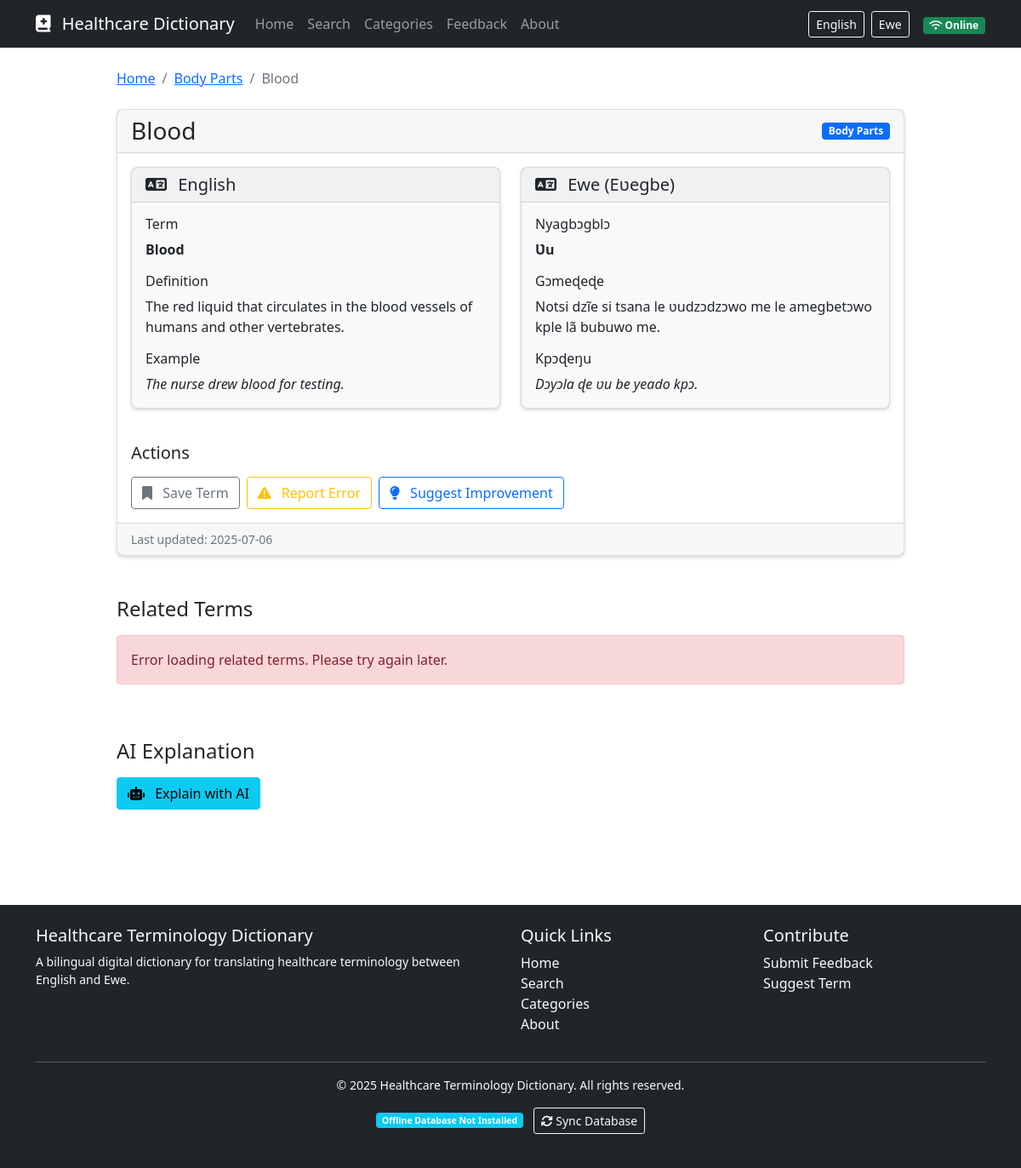
The app's page /term/3 with its own data.
### models.py (models this page shows, shortened)
class Category(db.Model):
    id = db.Column(db.Integer, primary_key=True)
    name_en = db.Column(db.String(100), nullable=False)
    name_ewe = db.Column(db.String(100), nullable=False)
    description_en = db.Column(db.Text)
    description_ewe = db.Column(db.Text)
    terms = db.relationship('Term', backref='category', lazy=True)

class Term(db.Model):
    id = db.Column(db.Integer, primary_key=True)
    term_en = db.Column(db.String(200), nullable=False, index=True)
    term_ewe = db.Column(db.String(200), nullable=False, index=True)
    definition_en = db.Column(db.Text, nullable=False)
    definition_ewe = db.Column(db.Text, nullable=False)
    example_en = db.Column(db.Text)
    example_ewe = db.Column(db.Text)
    pronunciation = db.Column(db.String(200))
    category_id = db.Column(db.Integer, db.ForeignKey('category.id'), nullable=False)
    created_at = db.Column(db.DateTime, default=datetime.utcnow)
    updated_at = db.Column(db.DateTime, default=datetime.utcnow, onupdate=datetime.utcnow)
    ai_explanation_en = db.Column(db.Text)
    ai_explanation_ewe = db.Column(db.Text)

### routes.py (the view)
@app.route('/term/<int:term_id>')
def term_detail(term_id):
    term = Term.query.get_or_404(term_id)
    return render_template('term.html', term=term)

### templates/term.html (shortened to what this page needs)
{% extends "layout.html" %}
{% block content %}
<div class="row mb-5">
    <div class="col-md-10 mx-auto">
        <nav aria-label="breadcrumb" class="mb-4">
            <ol class="breadcrumb">
                <li class="breadcrumb-item">
                    <a href="{{ url_for('index') }}">
                        <span class="lang-en">Home</span>
                    </a>
                </li>
                <li class="breadcrumb-item">
                    <a href="{{ url_for('category_detail', category_id=term.category_id) }}">
                        <span class="lang-en">{{ term.category.name_en }}</span>
                    </a>
                </li>
                <li class="breadcrumb-item active" aria-current="page">
                    <span class="lang-en">{{ term.term_en }}</span>
                </li>
            </ol>
        </nav>
        <div class="card">
            <div class="card-header">
                <div class="d-flex justify-content-between align-items-center">
                    <h1 class="h3 mb-0">
                        <span class="lang-en">{{ term.term_en }}</span>
                    </h1>
                    <span class="badge bg-primary">
                        <span class="lang-en">{{ term.category.name_en }}</span>
                    </span>
                </div>
            </div>
            <div class="card-body">
                <div class="row mb-4">
                    <div class="col-md-6">
                        <div class="card bg-light mb-3">
                            <div class="card-header">
                                <h2 class="h5 mb-0">
                                    <i class="fas fa-language me-2"></i> English
                                </h2>
                            </div>
                            <div class="card-body">
                                <h3 class="h6 mb-2">Term</h3>
                                <p class="mb-3"><strong>{{ term.term_en }}</strong></p>
                                <h3 class="h6 mb-2">Definition</h3>
                                <p class="mb-3">{{ term.definition_en }}</p>
                                {% if term.example_en %}
                                <h3 class="h6 mb-2">Example</h3>
                                <p class="mb-0 fst-italic">{{ term.example_en }}</p>
                                {% endif %}
                            </div>
                        </div>
                    </div>
                    <div class="col-md-6">
                        <div class="card bg-light mb-3">
                            <div class="card-header">
                                <h2 class="h5 mb-0">
                                    <i class="fas fa-language me-2"></i> Ewe (Eʋegbe)
                                </h2>
                            </div>
                            <div class="card-body">
                                <h3 class="h6 mb-2">Nyagbɔgblɔ</h3>
                                <p class="mb-3"><strong>{{ term.term_ewe }}</strong></p>
                                <h3 class="h6 mb-2">Gɔmeɖeɖe</h3>
                                <p class="mb-3">{{ term.definition_ewe }}</p>
                                {% if term.example_ewe %}
                                <h3 class="h6 mb-2">Kpɔɖeŋu</h3>
                                <p class="mb-0 fst-italic">{{ term.example_ewe }}</p>
                                {% endif %}
                            </div>
                        </div>
                    </div>
                </div>
                <div class="row mt-4">
                    <div class="col-md-12">
                        <h3 class="h5 mb-3">
                            <span class="lang-en">Actions</span>
                        </h3>
                        <div class="d-flex flex-wrap gap-2">
                            <button class="btn btn-outline-secondary" id="save-term" data-term-id="{{ term.id }}">
                                <i class="fas fa-bookmark me-2"></i>
                                <span class="lang-en">Save Term</span>
                            </button>
                            <a href="{{ url_for('feedback') }}?term_id={{ term.id }}&feedback_type=error" class="btn btn-outline-warning">
                                <i class="fas fa-exclamation-triangle me-2"></i>
                                <span class="lang-en">Report Error</span>
                            </a>
                            <a href="{{ url_for('feedback') }}?term_id={{ term.id }}&feedback_type=suggestion" class="btn btn-outline-primary">
                                <i class="fas fa-lightbulb me-2"></i>
                                <span class="lang-en">Suggest Improvement</span>
                            </a>
                        </div>
                    </div>
                </div>
            </div>
            <div class="card-footer text-muted small">
                <span class="lang-en">Last updated: {{ term.updated_at.strftime('%Y-%m-%d') }}</span>
            </div>
        </div>
        <div class="mt-5">
            <h2 class="h4 mb-3">
                <span class="lang-en">Related Terms</span>
            </h2>
            <div class="row" id="related-terms">
            </div>
        </div>
        <div class="mt-5">
            <h2 class="h4 mb-3">
                <span class="lang-en">AI Explanation</span>
            </h2>
            <button id="explain-btn" class="btn btn-info">
                <i class="fas fa-robot me-2"></i>
                <span class="lang-en">Explain with AI</span>
            </button>
        </div>
    </div>
</div>
{% endblock %}

### static/css/custom.css (style rules this page uses)
body { min-height: 100vh; display: flex; flex-direction: column; }
.card { border-radius: 0.5rem; box-shadow: 0 0.125rem 0.25rem rgba(0, 0, 0, 0.15); transition: transform 0.2s ease-in-out, box-shadow 0.2s ease-in-out; }
.lang-ewe, .lang-en { transition: opacity 0.3s ease-in-out; }

### records on screen
Category: category.name_en "Body Parts"
Term: term_en "Blood", definition_en "The red liquid that circulates in the blood vessels of humans and other vertebrates.", example_en "The nurse drew blood for testing.", term_ewe "Ʋu", definition_ewe "Notsi dzĩe si tsana le ʋudzɔdzɔwo me le amegbetɔwo kple lã bubuwo me.", example_ewe "Dɔyɔla ɖe ʋu be yeado kpɔ.", updated_at "2025-07-06"
